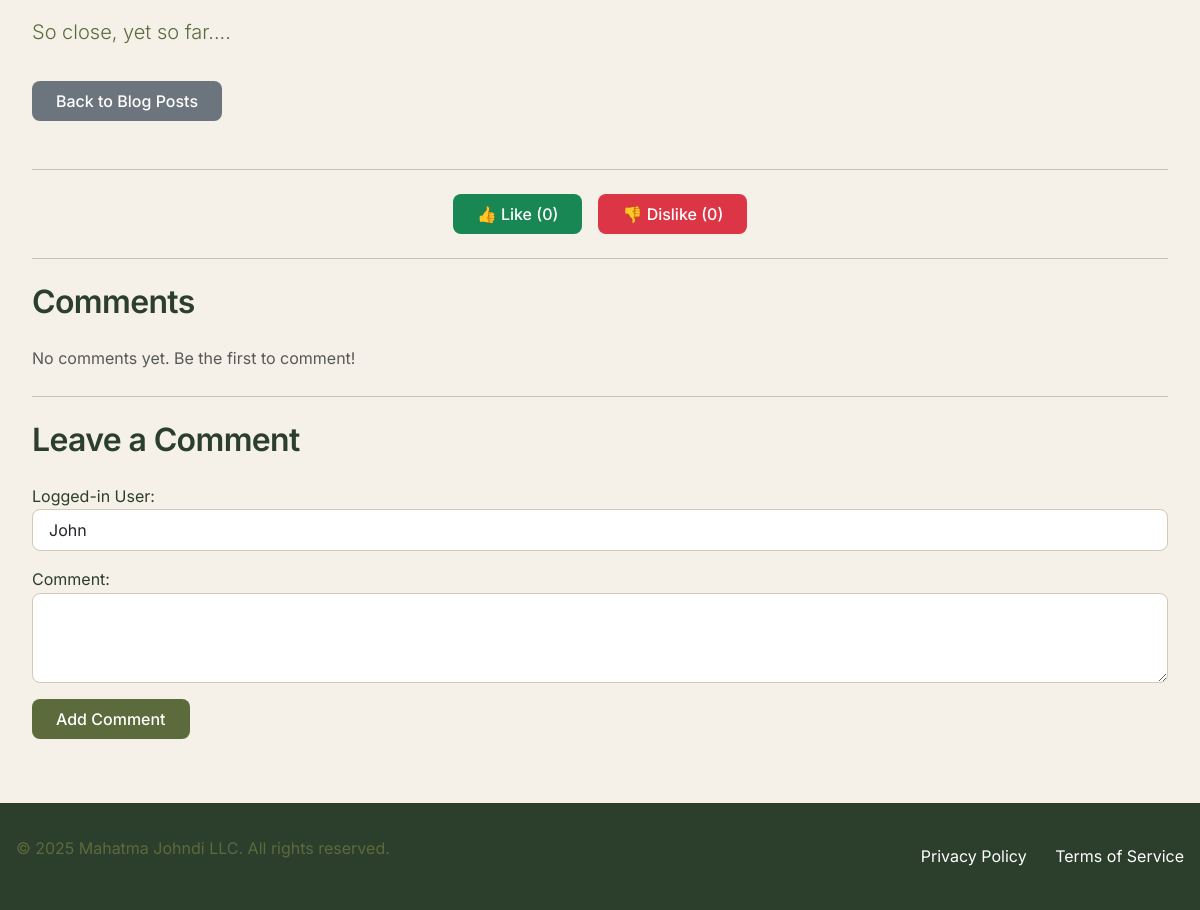
Page /blog_post/13 (signed in, lower part) on the earlier database version.
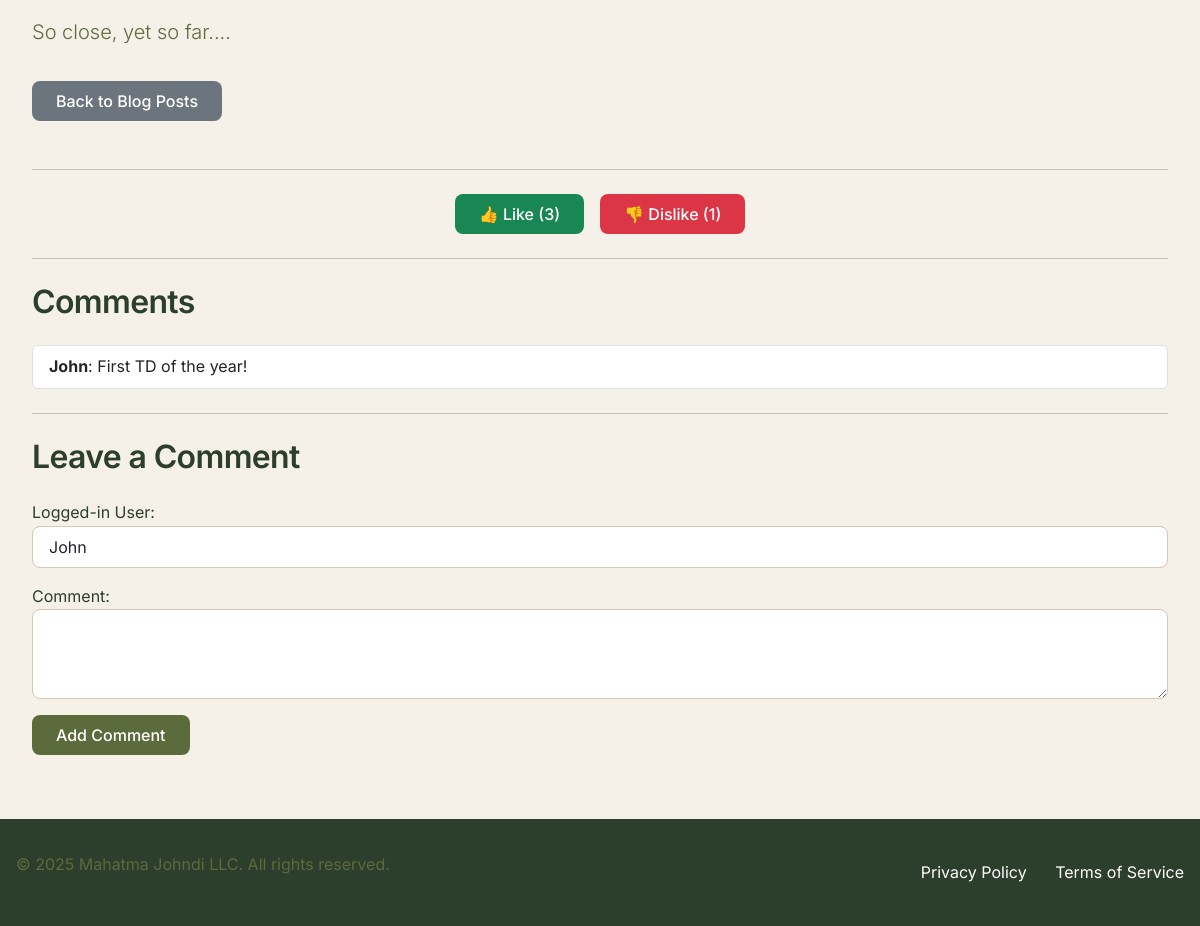
Same page on the later database version.
### tables this page shows
CREATE TABLE blog_posts (
                    post_id INTEGER PRIMARY KEY AUTOINCREMENT,
                    user_id INTEGER NOT NULL,
                    blog_category TEXT CHECK(blog_category IN ('Top 10s', 'John''s Journeys', 'Moments to Memories', 'Reviews') OR blog_category IS NULL),
                    title TEXT NOT NULL,
                    date TEXT DEFAULT CURRENT_TIMESTAMP, -- Automatically records the current date and time
                    body TEXT NOT NULL,
                    blog_type TEXT,
                    likes INTEGER DEFAULT 0, -- New column for likes
                    dislikes INTEGER DEFAULT 0, -- New column for dislikes
                    FOREIGN KEY (user_id) REFERENCES users(user_id)
                );

CREATE TABLE comments (
                    comment_id INTEGER PRIMARY KEY AUTOINCREMENT,
                    user_id INTEGER NOT NULL,
                    post_id INTEGER NOT NULL,
                    datetime TEXT DEFAULT CURRENT_TIMESTAMP, -- Automatically records the current date and time
                    body TEXT NOT NULL,
                    FOREIGN KEY (user_id) REFERENCES users(user_id),
                    FOREIGN KEY (post_id) REFERENCES blog_posts(post_id)
                );

CREATE TABLE users (
                    user_id INTEGER PRIMARY KEY AUTOINCREMENT,
                    name TEXT NOT NULL,
                    email TEXT UNIQUE,
                    password TEXT NOT NULL,
                    profile_image TEXT, -- Path to the image file
                    username TEXT NOT NULL
                );

### app.py (the view)
@app.route('/blog_post/<int:post_id>', methods=['GET', 'POST'])
def blog_post(post_id):
    user_id = session.get('user_id')
    if not user_id:
        flash('Please log in to comment.', 'error')
        return redirect(url_for('login'))
    conn = get_db_connection()
    conn.row_factory = sqlite3.Row
    cursor = conn.cursor()
    cursor.execute("SELECT * FROM blog_posts WHERE post_id = ?", (post_id,))
    post = cursor.fetchone()
    cursor.execute("""
        SELECT c.body, u.username
        FROM comments c
        JOIN users u ON c.user_id = u.user_id
        WHERE c.post_id = ?
    """, (post_id,))
    comments = cursor.fetchall()
    cursor.execute("SELECT username FROM users WHERE user_id = ?", (user_id,))
    user = cursor.fetchone()
    username = user['username']
    if request.method == 'POST':
        body = request.form['body']
        cursor.execute("INSERT INTO comments (user_id, post_id, body) VALUES (?, ?, ?)", (user_id, post_id, body))
        conn.commit()
        flash('Comment added successfully!', 'success')
        return redirect(url_for('blog_post', post_id=post_id))
    conn.close()
    return render_template('blog_post.html', post=post, comments=comments, username=username)

### app.py (called while the page is built)
def get_db_connection():
    conn = sqlite3.connect("database.db")
    conn.row_factory = sqlite3.Row
    return conn

### templates/blog_post.html (shortened to what this page needs)
{% extends 'base.html' %}
{% block content %}
<div class="container mt-4">
    <div class="mb-5">
        <p class="lead">{{ post['body'] }}</p>
        <a href="{{ url_for('blog_posts_page') }}" class="btn btn-secondary mt-3">Back to Blog Posts</a>
    </div>
    <hr class="my-4">
    <div class="d-flex justify-content-center align-items-center mb-4">
        <form method="POST" action="{{ url_for('like_post', post_id=post['post_id']) }}" class="me-3">
            <button type="submit" class="btn btn-success btn-lg">👍 Like ({{ post['likes'] }})</button>
        </form>
        <form method="POST" action="{{ url_for('dislike_post', post_id=post['post_id']) }}">
            <button type="submit" class="btn btn-danger btn-lg">👎 Dislike ({{ post['dislikes'] }})</button>
        </form>
    </div>
    <hr class="my-4">
    <div class="comments-section">
        <h2 class="mb-4">Comments</h2>
        {% if comments %}
            <ul class="list-group mb-4">
                {% for comment in comments %}
                <li class="list-group-item">
                    <strong>{{ comment['username'] }}</strong>: {{ comment['body'] }}
                </li>
                {% endfor %}
            </ul>
        {% else %}
            <p class="text-muted">No comments yet. Be the first to comment!</p>
        {% endif %}
    </div>
    <hr class="my-4">
    <div class="comment-form">
        <h2 class="mb-4">Leave a Comment</h2>
        <form method="POST" action="{{ url_for('blog_post', post_id=post['post_id']) }}">
            <div class="form-group">
                <label for="username">Logged-in User:</label>
                <input type="text" name="username" id="username" class="form-control" value="{{ username }}" readonly>
            </div>
            <div class="form-group mt-3">
                <label for="body">Comment:</label>
                <textarea name="body" id="body" class="form-control" rows="3" required></textarea>
            </div>
            <button type="submit" class="btn btn-primary mt-3">Add Comment</button>
        </form>
    </div>
</div>
{% endblock %}

Differences in the rows shown:
changed blog_posts "So close, yet so far....": likes "0" → "3"; dislikes "0" → "1"
added comments: username "John", body "First TD of the year!"
Other differences:
text no longer shown: "No comments yet. Be the first to comment!"
